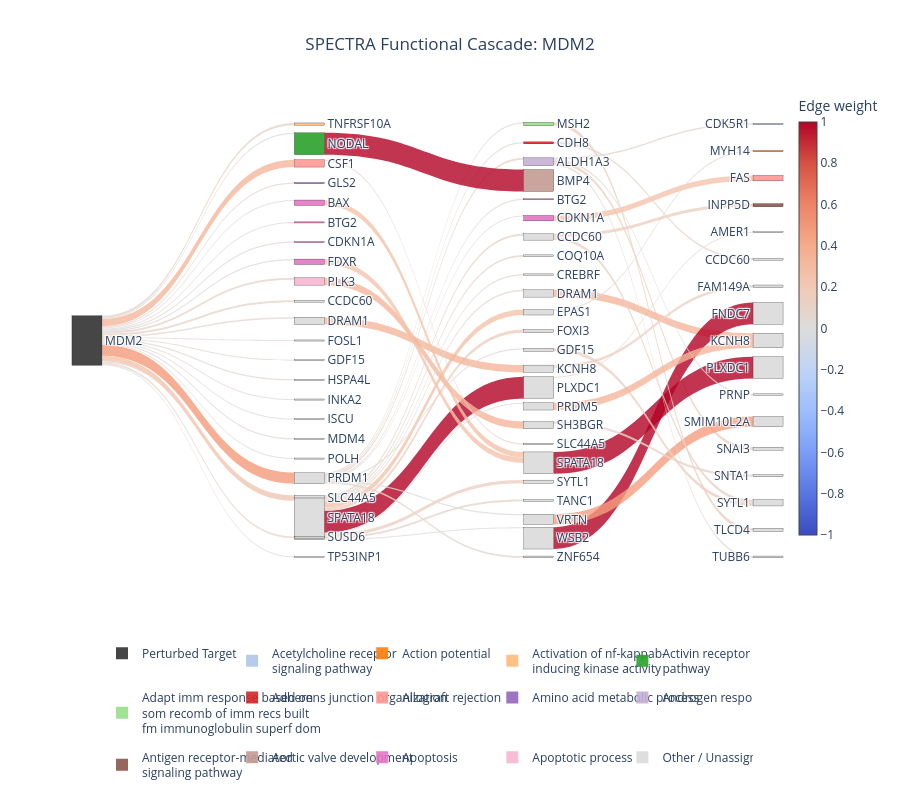

Notebook cell for this chart:
### Code cell
# Extract network & render Sankey
hop_genes, edges, weights, net_genes = get_cascade_network(
    A_matrices, TARGET_GENE, model, minimum_signal=MIN_SIGNAL, K_edges=K_EDGES
)
background_genes = real_adata.var_names.dropna().astype(str).tolist()
gene_functions = get_gene_ontology(net_genes, TARGET_GENE, background_genes, top_n=20)
plot_sankey(TARGET_GENE, hop_genes, edges, weights, gene_functions, out_dir='cascade_plots')

### Figure 1 — Plotly figure (JSON) as saved in the notebook; plotly's stock layout.template omitted (floating-point values rounded to 4 significant figures)
{"data": [{"arrangement": "fixed", "link": {"color": ["rgba(244, 154, 123, 0.8)", "rgba(246, 183, 156, 0.8)", "rgba(244, 196, 173, 0.8)", "rgba(232, 213, 202, 0.8)", "rgba(231, 214, 204, 0.8)", "rgba(231, 214, 205, 0.8)", "rgba(230, 215, 207, 0.8)", "rgba(230, 215, 207, 0.8)", "rgba(228, 216, 209, 0.8)", "rgba(227, 217, 211, 0.8)", "rgba(226, 217, 212, 0.8)", "rgba(226, 217, 212, 0.8)", "rgba(226, 217, 212, 0.8)", "rgba(225, 218, 214, 0.8)", "rgba(225, 218, 214, 0.8)", "rgba(225, 218, 214, 0.8)", "rgba(225, 218, 214, 0.8)", "rgba(225, 218, 214, 0.8)", "rgba(225, 218, 214, 0.8)", "rgba(225, 218, 214, 0.8)", "rgba(179, 3, 38, 0.8)", "rgba(244, 195, 171, 0.8)", "rgba(231, 214, 204, 0.8)", "rgba(231, 214, 205, 0.8)", "rgba(237, 208, 193, 0.8)", "rgba(237, 208, 193, 0.8)", "rgba(229, 216, 208, 0.8)", "rgba(246, 183, 156, 0.8)", "rgba(246, 183, 156, 0.8)", "rgba(226, 217, 212, 0.8)", "rgba(231, 214, 204, 0.8)", "rgba(226, 217, 212, 0.8)", "rgba(231, 214, 205, 0.8)", "rgba(231, 214, 205, 0.8)", "rgba(228, 216, 209, 0.8)", "rgba(225, 218, 214, 0.8)", "rgba(225, 218, 214, 0.8)", "rgba(230, 215, 207, 0.8)", "rgba(229, 216, 208, 0.8)", "rgba(223, 219, 217, 0.8)", "rgba(179, 3, 38, 0.8)", "rgba(225, 218, 214, 0.8)", "rgba(237, 208, 193, 0.8)", "rgba(246, 183, 156, 0.8)", "rgba(223, 219, 217, 0.8)", "rgba(179, 3, 38, 0.8)", "rgba(244, 196, 173, 0.8)", "rgba(223, 219, 217, 0.8)", "rgba(244, 195, 171, 0.8)", "rgba(179, 3, 38, 0.8)", "rgba(223, 219, 217, 0.8)", "rgba(245, 158, 127, 0.8)", "rgba(231, 214, 205, 0.8)", "rgba(222, 219, 218, 0.8)", "rgba(244, 196, 173, 0.8)", "rgba(238, 207, 190, 0.8)", "rgba(227, 217, 211, 0.8)", "rgba(237, 208, 193, 0.8)", "rgba(237, 208, 193, 0.8)", "rgba(229, 216, 208, 0.8)", "rgba(231, 214, 204, 0.8)", "rgba(237, 208, 193, 0.8)", "rgba(235, 211, 198, 0.8)", "rgba(228, 216, 209, 0.8)", "rgba(232, 213, 202, 0.8)", "rgba(225, 218, 214, 0.8)", "rgba(246, 183, 156, 0.8)"], "source": [0, 0, 0, 0, 0, 0, 0, 0, 0, 0, 0, 0, 0, 0, 0, 0, 0, 0, 0, 0, 21, 21, 19, 19, 21, 21, 19, 9, 11, 19, 21, 19, 21, 21, 3, 19, 19, 21, 21, 0, 2, 38, 26, 33, 21, 46, 29, 0, 5, 42, 19, 45, 26, 0, 8, 24, 34, 30, 30, 26, 25, 36, 37, 26, 40, 21, 39], "target": [19, 3, 21, 1, 10, 9, 22, 11, 20, 4, 14, 12, 13, 18, 6, 7, 15, 23, 17, 16, 38, 34, 26, 47, 35, 43, 25, 40, 37, 24, 30, 36, 44, 31, 41, 28, 29, 33, 32, 2, 27, 52, 60, 56, 46, 55, 50, 5, 42, 57, 45, 59, 64, 8, 42, 63, 49, 62, 51, 58, 53, 62, 54, 48, 61, 39, 56], "value": [0.5, 0.3333, 0.25, 0.1, 0.0909, 0.08333, 0.07692, 0.07143, 0.05882, 0.05, 0.05, 0.05, 0.05, 0.05, 0.05, 0.05, 0.05, 0.05, 0.05, 0.05, 0.998, 0.25, 0.09091, 0.08333, 0.1429, 0.1429, 0.06667, 0.3333, 0.3332, 0.05, 0.09091, 0.05, 0.08333, 0.08333, 0.05882, 0.05, 0.05, 0.07143, 0.06667, 0.05, 1.0, 0.05, 0.1428, 0.3331, 0.05, 0.9966, 0.2499, 0.05, 0.25, 0.9954, 0.05, 0.4727, 0.08324, 0.05, 0.25, 0.1581, 0.05215, 0.1428, 0.1428, 0.06664, 0.09074, 0.1428, 0.1249, 0.06241, 0.09995, 0.05, 0.333]}, "node": {"color": ["rgba(50, 50, 50, 0.9)", "rgba(255, 187, 120, 0.9)", "rgba(44, 160, 44, 0.9)", "rgba(255, 152, 150, 0.9)", "rgba(148, 103, 189, 0.9)", "rgba(227, 119, 194, 0.9)", "rgba(227, 119, 194, 0.9)", "rgba(227, 119, 194, 0.9)", "rgba(227, 119, 194, 0.9)", "rgba(247, 182, 210, 0.9)", "rgba(200, 200, 200, 0.6)", "rgba(200, 200, 200, 0.6)", "rgba(200, 200, 200, 0.6)", "rgba(200, 200, 200, 0.6)", "rgba(200, 200, 200, 0.6)", "rgba(200, 200, 200, 0.6)", "rgba(200, 200, 200, 0.6)", "rgba(200, 200, 200, 0.6)", "rgba(200, 200, 200, 0.6)", "rgba(200, 200, 200, 0.6)", "rgba(200, 200, 200, 0.6)", "rgba(200, 200, 200, 0.6)", "rgba(200, 200, 200, 0.6)", "rgba(200, 200, 200, 0.6)", "rgba(152, 223, 138, 0.9)", "rgba(214, 39, 40, 0.9)", "rgba(197, 176, 213, 0.9)", "rgba(196, 156, 148, 0.9)", "rgba(227, 119, 194, 0.9)", "rgba(227, 119, 194, 0.9)", "rgba(200, 200, 200, 0.6)", "rgba(200, 200, 200, 0.6)", "rgba(200, 200, 200, 0.6)", "rgba(200, 200, 200, 0.6)", "rgba(200, 200, 200, 0.6)", "rgba(200, 200, 200, 0.6)", "rgba(200, 200, 200, 0.6)", "rgba(200, 200, 200, 0.6)", "rgba(200, 200, 200, 0.6)", "rgba(200, 200, 200, 0.6)", "rgba(200, 200, 200, 0.6)", "rgba(200, 200, 200, 0.6)", "rgba(200, 200, 200, 0.6)", "rgba(200, 200, 200, 0.6)", "rgba(200, 200, 200, 0.6)", "rgba(200, 200, 200, 0.6)", "rgba(200, 200, 200, 0.6)", "rgba(200, 200, 200, 0.6)", "rgba(174, 199, 232, 0.9)", "rgba(255, 127, 14, 0.9)", "rgba(255, 152, 150, 0.9)", "rgba(140, 86, 75, 0.9)", "rgba(200, 200, 200, 0.6)", "rgba(200, 200, 200, 0.6)", "rgba(200, 200, 200, 0.6)", "rgba(200, 200, 200, 0.6)", "rgba(200, 200, 200, 0.6)", "rgba(200, 200, 200, 0.6)", "rgba(200, 200, 200, 0.6)", "rgba(200, 200, 200, 0.6)", "rgba(200, 200, 200, 0.6)", "rgba(200, 200, 200, 0.6)", "rgba(200, 200, 200, 0.6)", "rgba(200, 200, 200, 0.6)", "rgba(200, 200, 200, 0.6)"], "label": ["MDM2", "TNFRSF10A", "NODAL", "CSF1", "GLS2", "BAX", "BTG2", "CDKN1A", "FDXR", "PLK3", "CCDC60", "DRAM1", "FOSL1", "GDF15", "HSPA4L", "INKA2", "ISCU", "MDM4", "POLH", "PRDM1", "SLC44A5", "SPATA18", "SUSD6", "TP53INP1", "MSH2", "CDH8", "ALDH1A3", "BMP4", "BTG2", "CDKN1A", "CCDC60", "COQ10A", "CREBRF", "DRAM1", "EPAS1", "FOXI3", "GDF15", "KCNH8", "PLXDC1", "PRDM5", "SH3BGR", "SLC44A5", "SPATA18", "SYTL1", "TANC1", "VRTN", "WSB2", "ZNF654", "CDK5R1", "MYH14", "FAS", "INPP5D", "AMER1", "CCDC60", "FAM149A", "FNDC7", "KCNH8", "PLXDC1", "PRNP", "SMIM10L2A", "SNAI3", "SNTA1", "SYTL1", "TLCD4", "TUBB6"], "line": {"color": "black", "width": 0.25}, "pad": 20, "thickness": 30, "x": [0.01, 0.33, 0.33, 0.33, 0.33, 0.33, 0.33, 0.33, 0.33, 0.33, 0.33, 0.33, 0.33, 0.33, 0.33, 0.33, 0.33, 0.33, 0.33, 0.33, 0.33, 0.33, 0.33, 0.33, 0.66, 0.66, 0.66, 0.66, 0.66, 0.66, 0.66, 0.66, 0.66, 0.66, 0.66, 0.66, 0.66, 0.66, 0.66, 0.66, 0.66, 0.66, 0.66, 0.66, 0.66, 0.66, 0.66, 0.66, 0.99, 0.99, 0.99, 0.99, 0.99, 0.99, 0.99, 0.99, 0.99, 0.99, 0.99, 0.99, 0.99, 0.99, 0.99, 0.99, 0.99], "y": [0.5, 0.05, 0.09091, 0.1318, 0.1727, 0.2136, 0.2545, 0.2955, 0.3364, 0.3773, 0.4182, 0.4591, 0.5, 0.5409, 0.5818, 0.6227, 0.6636, 0.7045, 0.7455, 0.7864, 0.8273, 0.8682, 0.9091, 0.95, 0.05, 0.08913, 0.1283, 0.1674, 0.2065, 0.2457, 0.2848, 0.3239, 0.363, 0.4022, 0.4413, 0.4804, 0.5196, 0.5587, 0.5978, 0.637, 0.6761, 0.7152, 0.7543, 0.7935, 0.8326, 0.8717, 0.9109, 0.95, 0.05, 0.1062, 0.1625, 0.2188, 0.275, 0.3312, 0.3875, 0.4437, 0.5, 0.5563, 0.6125, 0.6687, 0.725, 0.7812, 0.8375, 0.8937, 0.95]}, "type": "sankey"}, {"hoverinfo": "skip", "marker": {"cmax": 1.0, "cmin": -1.0, "color": [-1.0, 1.0], "colorbar": {"len": 0.95, "thickness": 18, "title": {"text": "Edge weight"}, "x": 1.02, "y": 0.55}, "colorscale": [[0, "rgb(58, 76, 192)"], [0.1, "rgb(88, 118, 226)"], [0.2, "rgb(123, 158, 248)"], [0.3, "rgb(157, 189, 254)"], [0.4, "rgb(192, 211, 245)"], [0.5, "rgb(221, 220, 219)"], [0.6, "rgb(241, 202, 182)"], [0.7, "rgb(246, 171, 141)"], [0.8, "rgb(237, 132, 103)"], [0.9, "rgb(214, 82, 67)"], [1, "rgb(179, 3, 38)"]], "showscale": true, "size": 0.1}, "mode": "markers", "showlegend": false, "type": "scatter", "x": [null, null], "y": [null, null]}, {"legendgroup": "Perturbed Target", "marker": {"color": "rgba(50, 50, 50, 0.9)", "size": 12, "symbol": "square"}, "mode": "markers", "name": "Perturbed Target", "showlegend": true, "type": "scatter", "x": [null], "y": [null]}, {"legendgroup": "Acetylcholine receptor signaling pathway", "marker": {"color": "rgba(174, 199, 232, 0.9)", "size": 12, "symbol": "square"}, "mode": "markers", "name": "Acetylcholine receptor<br>signaling pathway", "showlegend": true, "type": "scatter", "x": [null], "y": [null]}, {"legendgroup": "Action potential", "marker": {"color": "rgba(255, 127, 14, 0.9)", "size": 12, "symbol": "square"}, "mode": "markers", "name": "Action potential", "showlegend": true, "type": "scatter", "x": [null], "y": [null]}, {"legendgroup": "Activation of nf-kappab-inducing kinase activity", "marker": {"color": "rgba(255, 187, 120, 0.9)", "size": 12, "symbol": "square"}, "mode": "markers", "name": "Activation of nf-kappab-<br>inducing kinase activity", "showlegend": true, "type": "scatter", "x": [null], "y": [null]}, {"legendgroup": "Activin receptor signaling pathway", "marker": {"color": "rgba(44, 160, 44, 0.9)", "size": 12, "symbol": "square"}, "mode": "markers", "name": "Activin receptor signaling<br>pathway", "showlegend": true, "type": "scatter", "x": [null], "y": [null]}, {"legendgroup": "Adapt imm response based on som recomb of imm recs built fm immunoglobulin superf dom", "marker": {"color": "rgba(152, 223, 138, 0.9)", "size": 12, "symbol": "square"}, "mode": "markers", "name": "Adapt imm response based on<br>som recomb of imm recs built<br>fm immunoglobulin superf dom", "showlegend": true, "type": "scatter", "x": [null], "y": [null]}, {"legendgroup": "Adherens junction organization", "marker": {"color": "rgba(214, 39, 40, 0.9)", "size": 12, "symbol": "square"}, "mode": "markers", "name": "Adherens junction organization", "showlegend": true, "type": "scatter", "x": [null], "y": [null]}, {"legendgroup": "Allograft rejection", "marker": {"color": "rgba(255, 152, 150, 0.9)", "size": 12, "symbol": "square"}, "mode": "markers", "name": "Allograft rejection", "showlegend": true, "type": "scatter", "x": [null], "y": [null]}, {"legendgroup": "Amino acid metabolic process", "marker": {"color": "rgba(148, 103, 189, 0.9)", "size": 12, "symbol": "square"}, "mode": "markers", "name": "Amino acid metabolic process", "showlegend": true, "type": "scatter", "x": [null], "y": [null]}, {"legendgroup": "Androgen response", "marker": {"color": "rgba(197, 176, 213, 0.9)", "size": 12, "symbol": "square"}, "mode": "markers", "name": "Androgen response", "showlegend": true, "type": "scatter", "x": [null], "y": [null]}, {"legendgroup": "Antigen receptor-mediated signaling pathway", "marker": {"color": "rgba(140, 86, 75, 0.9)", "size": 12, "symbol": "square"}, "mode": "markers", "name": "Antigen receptor-mediated<br>signaling pathway", "showlegend": true, "type": "scatter", "x": [null], "y": [null]}, {"legendgroup": "Aortic valve development", "marker": {"color": "rgba(196, 156, 148, 0.9)", "size": 12, "symbol": "square"}, "mode": "markers", "name": "Aortic valve development", "showlegend": true, "type": "scatter", "x": [null], "y": [null]}, {"legendgroup": "Apoptosis", "marker": {"color": "rgba(227, 119, 194, 0.9)", "size": 12, "symbol": "square"}, "mode": "markers", "name": "Apoptosis", "showlegend": true, "type": "scatter", "x": [null], "y": [null]}, {"legendgroup": "Apoptotic process", "marker": {"color": "rgba(247, 182, 210, 0.9)", "size": 12, "symbol": "square"}, "mode": "markers", "name": "Apoptotic process", "showlegend": true, "type": "scatter", "x": [null], "y": [null]}, {"legendgroup": "Other / Unassigned", "marker": {"color": "rgba(200, 200, 200, 0.6)", "size": 12, "symbol": "square"}, "mode": "markers", "name": "Other / Unassigned", "showlegend": true, "type": "scatter", "x": [null], "y": [null]}], "layout": {"font": {"size": 12}, "height": 800, "legend": {"entrywidth": 0.18, "entrywidthmode": "fraction", "orientation": "h", "x": 0.5, "xanchor": "center", "y": -0.12, "yanchor": "top"}, "plot_bgcolor": "white", "title": {"text": "SPECTRA Functional Cascade: MDM2", "x": 0.5}, "xaxis": {"showgrid": false, "visible": false, "zeroline": false}, "yaxis": {"showgrid": false, "visible": false, "zeroline": false}}}
